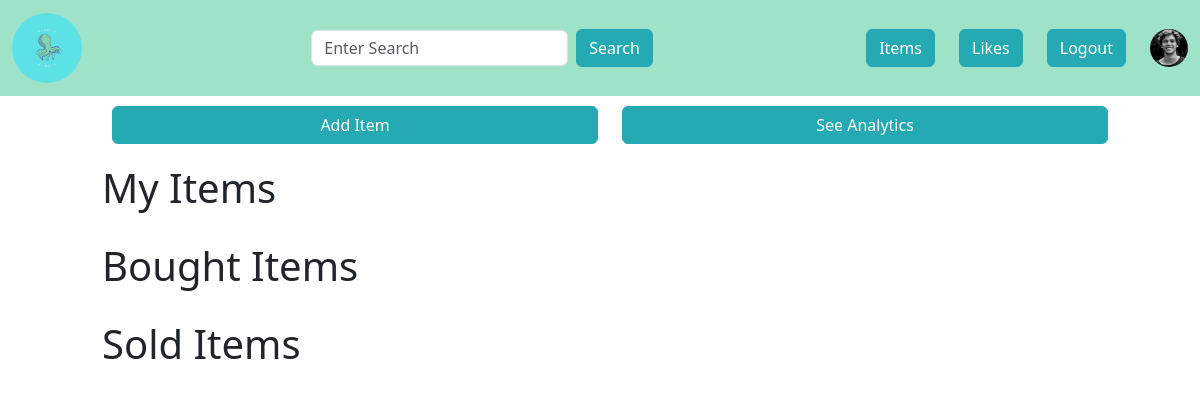
/myitems (signed in), run on an earlier commit of the app's database.
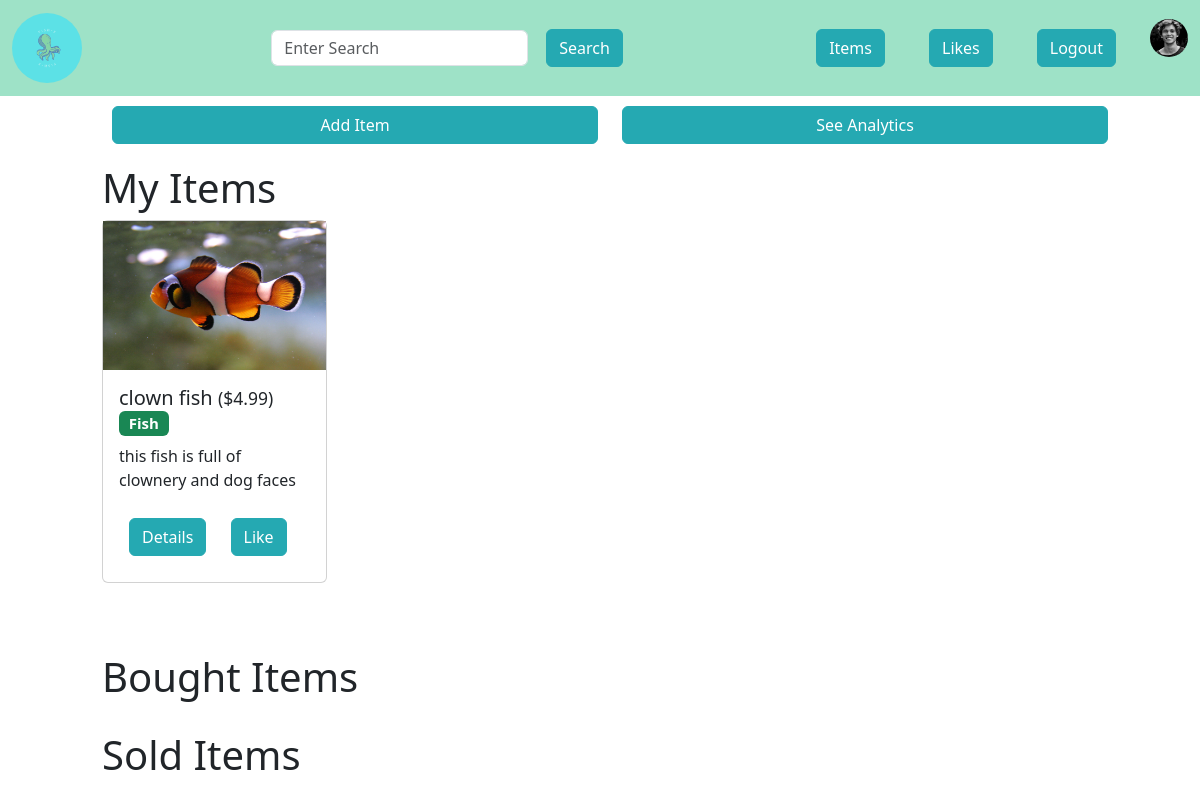
And on a later commit of the database.
### app.py (models this page shows, shortened)
class Item(db.Model):
    __searchable__ = ["name", "description"]
    id = db.Column(db.Integer, primary_key=True)
    user_id = db.Column(db.Integer, db.ForeignKey("user.id"), nullable=False)
    name = db.Column(db.String(100), nullable=False)
    description = db.Column(db.String(500), nullable=False)
    category = db.Column(db.String(20), nullable=True)
    base_price = db.Column(db.Float, nullable=False)
    image_file = db.Column(db.String(200), nullable=False, default="default.jpg")
    date_posted = db.Column(db.DateTime, nullable=False, default=datetime.utcnow)
    likes = db.relationship("ItemLike", backref="item", lazy=True)
    status = db.Column(
        db.String(10), nullable=False, default="available"
    )  # "available" or "sold"

### app.py (the view)
@app.route("/myitems")
@login_required
def render_my_items():
    search_form = SearchForm()
    b_transactions = current_user.bought
    b_items = [
        Item.query.filter_by(id=transaction.item_id).first()
        for transaction in b_transactions
    ]
    s_transactions = current_user.sold
    s_items = [
        Item.query.filter_by(id=transaction.item_id).first()
        for transaction in s_transactions
    ]
    L_items = Item.query.filter_by(user_id=current_user.id, status="available").all()
    return render_template(
        "my_item.html",
        search_form=search_form,
        b_items=b_items,
        s_items=s_items,
        L_items=L_items,
    )

### app.py
class SearchForm(FlaskForm):
    search = StringField(
        validators=[DataRequired()],
        render_kw={"placeholder": "Enter Search", "style": "height: 100%;"},
    )
    submit = SubmitField("Search")

### app.py (called while the page is built)
@login_manager.user_loader
def load_user(user_id):
    return User.query.get(int(user_id))

    def has_liked_item(self, item):
        return (
            ItemLike.query.filter(
                ItemLike.user_id == self.id, ItemLike.item_id == item.id
            ).count()
            > 0
        )

### templates/my_item.html (shortened to what this page needs)
{% from 'macros/navbar.html' import navbar %}
{% from 'macros/base_items.html' import base_items %}
{% extends 'base.html' %}
{% block content %}
{{ navbar(search_form, current_user) }}
<div class="container">
    <div class="row mx-5">
        <div class="col btn-group"><a href="/item/add" style="width: 100%;"><button class="btn btn-primary btn1"
                    style="width: 100%;">Add Item</button></a></div>
        <div class="col btn-group"><a href="/analytics" style="width: 100%"><button class="btn btn-primary btn1"
                    style="width: 100%;">See Analytics</button></a></div>
    </div>
    <div id="text" class="row mx-5">
        {{ base_items("My Items", L_items, current_user) }}
    </div>
    <div id="text" class="row mx-5">
        {{ base_items("Bought Items", b_items, current_user) }}
    </div>
    <div id="text" class="row mx-5">
        {{ base_items("Sold Items", s_items, current_user) }}
    </div>
</div>
{% endblock content %}

### templates/macros/base_items.html
{% from 'macros/item_card.html' import item_card %}
{% macro base_items(title, items, current_user) %}
<div class="row">
    <div class="col">
        <div class="row">
            <div class="col">
                <h1>{{ title }}</h1>
            </div>
        </div>
        <div class="row gy-5">
            {% for item in items %}
            <div class="col-md-3">
                {{ item_card(item, current_user) }}
            </div>
            {% endfor %}
        </div>
    </div>
</div>
{% endmacro %}

### templates/macros/item_card.html (shortened to what this page needs)
{% macro item_card(item, current_user) %}
<div class="card">
    <img src="{{ url_for('static', filename='img/fish/' + item.image_file) }}" alt="insert image"
        style="display: block; max-width: 100%; height: auto;">
    <div class="card-body">
        <h5 class="card-title">{{ item.name }}
            {% if item.status == "bought" %}
            <small>(bought)</small>
            {% else %}
            <small>(${{ item.base_price }})</small>
            {% endif %}
            <span class="badge bg-success">{{ item.category }}</span>
        </h5>
        <p class="card-text">{{ item.description }}</p>
        <a href="/item/{{ item.id }}" class="btn btn-primary">Details</a>
        {% if current_user.is_authenticated %}
        {% if not current_user.has_liked_item(item) %}
        <a href="{{ url_for('like_action', item_id=item.id, action='like') }}" class="btn btn-primary">Like</a>
        {% else %}
        <a href="{{ url_for('like_action', item_id=item.id, action='unlike') }}" class="btn btn-primary">Unlike</a>
        {% endif %}
        {% else %}
        <a href="{{ url_for('like_action', item_id=item.id, action='like') }}" class="btn btn-primary">Like</a>
        {% endif %}
    </div>
</div>
{% endmacro %}

What changed in the data, as far as the page shows it:
now on this page (row edited): Item: image_file (picture), name "clown fish", base_price "4.99", category "Fish", description "this fish is full of clownery and dog faces"
